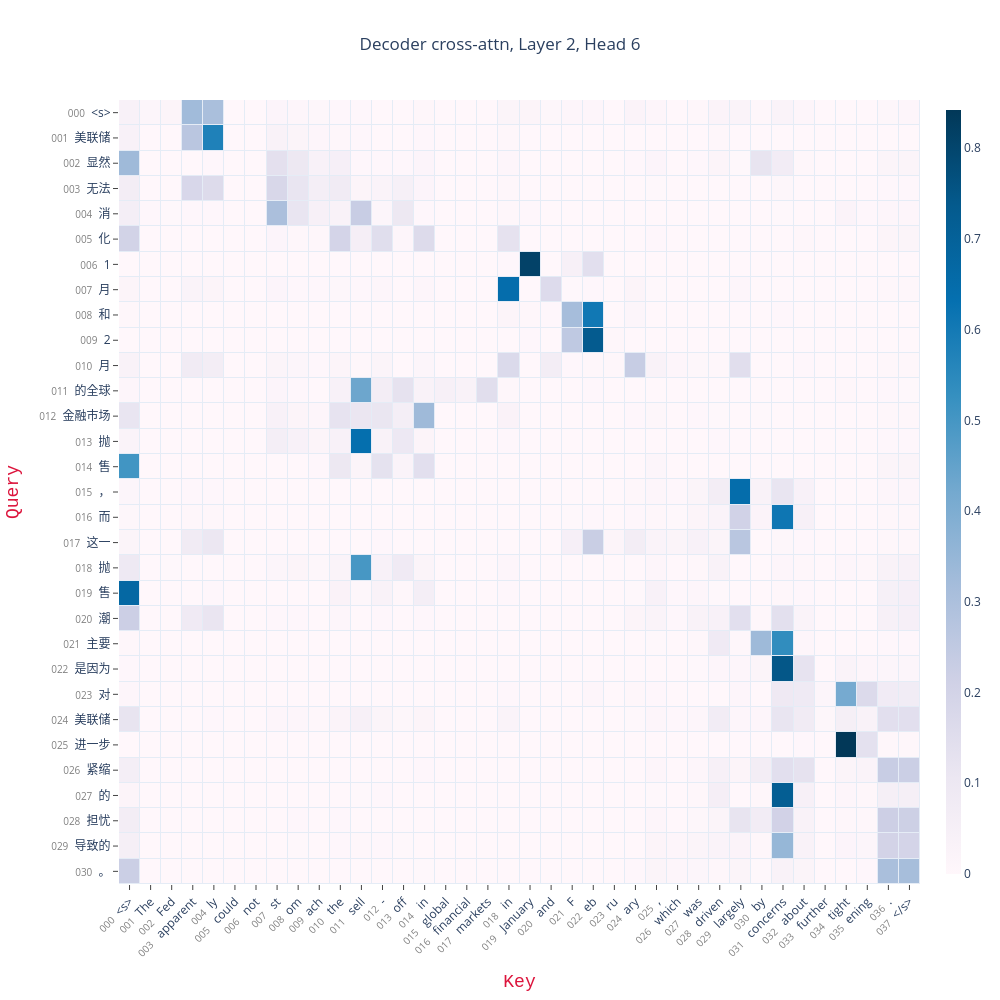

Notebook code for this chart:
### Code cell
vis_attn(
    matrix,
    xlabels=key_labels,
    ylabels=query_labels,
    title=title
)

### Figure 1 — Plotly figure (JSON) as saved in the notebook; plotly's stock layout.template omitted (floating-point values rounded to 4 significant figures; data arrays with more than 128 entries replaced by an {"elided": "..."} marker saying what was removed)
{"data": [{"colorbar": {"thickness": 15, "ticklen": 3}, "colorscale": [[0, "rgb(255,247,251)"], [0.125, "rgb(236,231,242)"], [0.25, "rgb(208,209,230)"], [0.375, "rgb(166,189,219)"], [0.5, "rgb(116,169,207)"], [0.625, "rgb(54,144,192)"], [0.75, "rgb(5,112,176)"], [0.875, "rgb(4,90,141)"], [1, "rgb(2,56,88)"]], "hoverinfo": "text", "hovertext": {"elided": "31x38 str values"}, "type": "heatmap", "x": ["<span style='font-size: 10px;color:grey'>000</span>  &lt;s&gt;", "<span style='font-size: 10px;color:grey'>001</span>  The", "<span style='font-size: 10px;color:grey'>002</span>   Fed", "<span style='font-size: 10px;color:grey'>003</span>   apparent", "<span style='font-size: 10px;color:grey'>004</span>  ly", "<span style='font-size: 10px;color:grey'>005</span>   could", "<span style='font-size: 10px;color:grey'>006</span>   not", "<span style='font-size: 10px;color:grey'>007</span>   st", "<span style='font-size: 10px;color:grey'>008</span>  om", "<span style='font-size: 10px;color:grey'>009</span>  ach", "<span style='font-size: 10px;color:grey'>010</span>   the", "<span style='font-size: 10px;color:grey'>011</span>   sell", "<span style='font-size: 10px;color:grey'>012</span>  -", "<span style='font-size: 10px;color:grey'>013</span>  off", "<span style='font-size: 10px;color:grey'>014</span>   in", "<span style='font-size: 10px;color:grey'>015</span>   global", "<span style='font-size: 10px;color:grey'>016</span>   financial", "<span style='font-size: 10px;color:grey'>017</span>   markets", "<span style='font-size: 10px;color:grey'>018</span>   in", "<span style='font-size: 10px;color:grey'>019</span>   January", "<span style='font-size: 10px;color:grey'>020</span>   and", "<span style='font-size: 10px;color:grey'>021</span>   F", "<span style='font-size: 10px;color:grey'>022</span>  eb", "<span style='font-size: 10px;color:grey'>023</span>  ru", "<span style='font-size: 10px;color:grey'>024</span>  ary", "<span style='font-size: 10px;color:grey'>025</span>  ,", "<span style='font-size: 10px;color:grey'>026</span>   which", "<span style='font-size: 10px;color:grey'>027</span>   was", "<span style='font-size: 10px;color:grey'>028</span>   driven", "<span style='font-size: 10px;color:grey'>029</span>   largely", "<span style='font-size: 10px;color:grey'>030</span>   by", "<span style='font-size: 10px;color:grey'>031</span>   concerns", "<span style='font-size: 10px;color:grey'>032</span>   about", "<span style='font-size: 10px;color:grey'>033</span>   further", "<span style='font-size: 10px;color:grey'>034</span>   tight", "<span style='font-size: 10px;color:grey'>035</span>  ening", "<span style='font-size: 10px;color:grey'>036</span>  .", "<span style='font-size: 10px;color:grey'>037</span>  &lt;/s&gt;"], "xgap": 1, "y": ["<span style='font-size: 10px;color:grey'>000</span>  &lt;s&gt;", "<span style='font-size: 10px;color:grey'>001</span>  美联储", "<span style='font-size: 10px;color:grey'>002</span>  显然", "<span style='font-size: 10px;color:grey'>003</span>  无法", "<span style='font-size: 10px;color:grey'>004</span>  消", "<span style='font-size: 10px;color:grey'>005</span>  化", "<span style='font-size: 10px;color:grey'>006</span>  1", "<span style='font-size: 10px;color:grey'>007</span>  月", "<span style='font-size: 10px;color:grey'>008</span>  和", "<span style='font-size: 10px;color:grey'>009</span>  2", "<span style='font-size: 10px;color:grey'>010</span>  月", "<span style='font-size: 10px;color:grey'>011</span>  的全球", "<span style='font-size: 10px;color:grey'>012</span>  金融市场", "<span style='font-size: 10px;color:grey'>013</span>  抛", "<span style='font-size: 10px;color:grey'>014</span>  售", "<span style='font-size: 10px;color:grey'>015</span>  ，", "<span style='font-size: 10px;color:grey'>016</span>  而", "<span style='font-size: 10px;color:grey'>017</span>  这一", "<span style='font-size: 10px;color:grey'>018</span>  抛", "<span style='font-size: 10px;color:grey'>019</span>  售", "<span style='font-size: 10px;color:grey'>020</span>  潮", "<span style='font-size: 10px;color:grey'>021</span>  主要", "<span style='font-size: 10px;color:grey'>022</span>  是因为", "<span style='font-size: 10px;color:grey'>023</span>  对", "<span style='font-size: 10px;color:grey'>024</span>  美联储", "<span style='font-size: 10px;color:grey'>025</span>  进一步", "<span style='font-size: 10px;color:grey'>026</span>  紧缩", "<span style='font-size: 10px;color:grey'>027</span>  的", "<span style='font-size: 10px;color:grey'>028</span>  担忧", "<span style='font-size: 10px;color:grey'>029</span>  导致的", "<span style='font-size: 10px;color:grey'>030</span>  。"], "ygap": 1, "z": {"elided": "31x38 float values"}}], "layout": {"height": 1000, "title": {"text": "Decoder cross-attn, Layer 2, Head 6", "x": 0.5}, "width": 1000, "xaxis": {"automargin": true, "showgrid": false, "tickangle": -45, "ticklen": 5, "ticks": "outside", "title": {"font": {"color": "crimson", "family": "Courier", "size": 18}, "text": "Key"}}, "yaxis": {"automargin": true, "autorange": "reversed", "showgrid": false, "ticklen": 5, "ticks": "outside", "title": {"font": {"color": "crimson", "family": "Courier", "size": 18}, "text": "Query"}}}}
